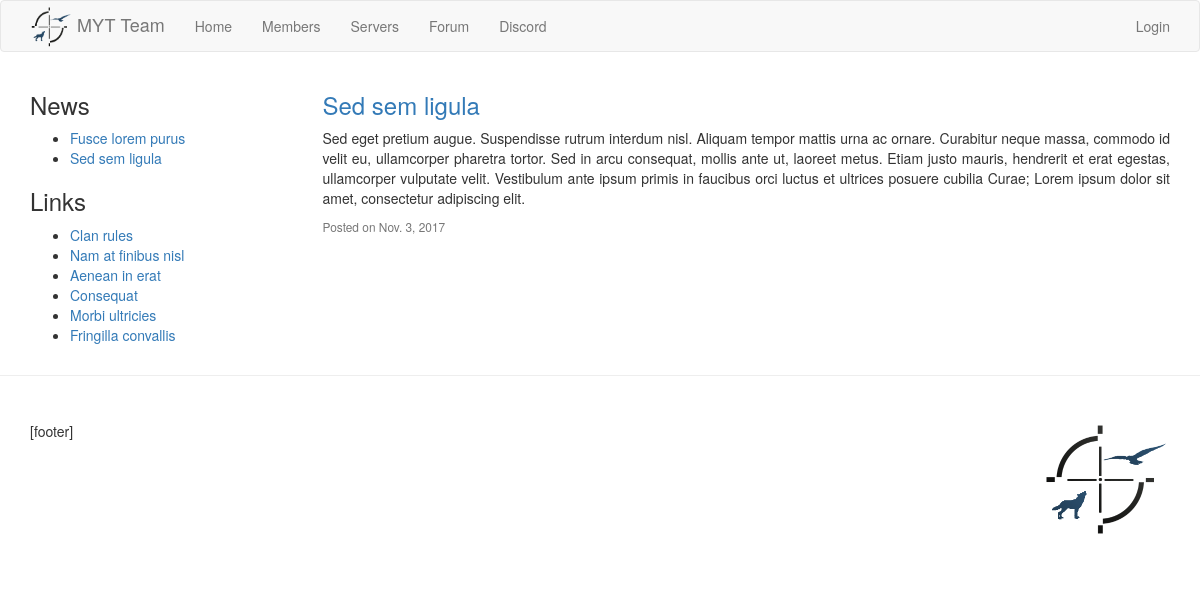
Page /news/1 on the earlier database version.
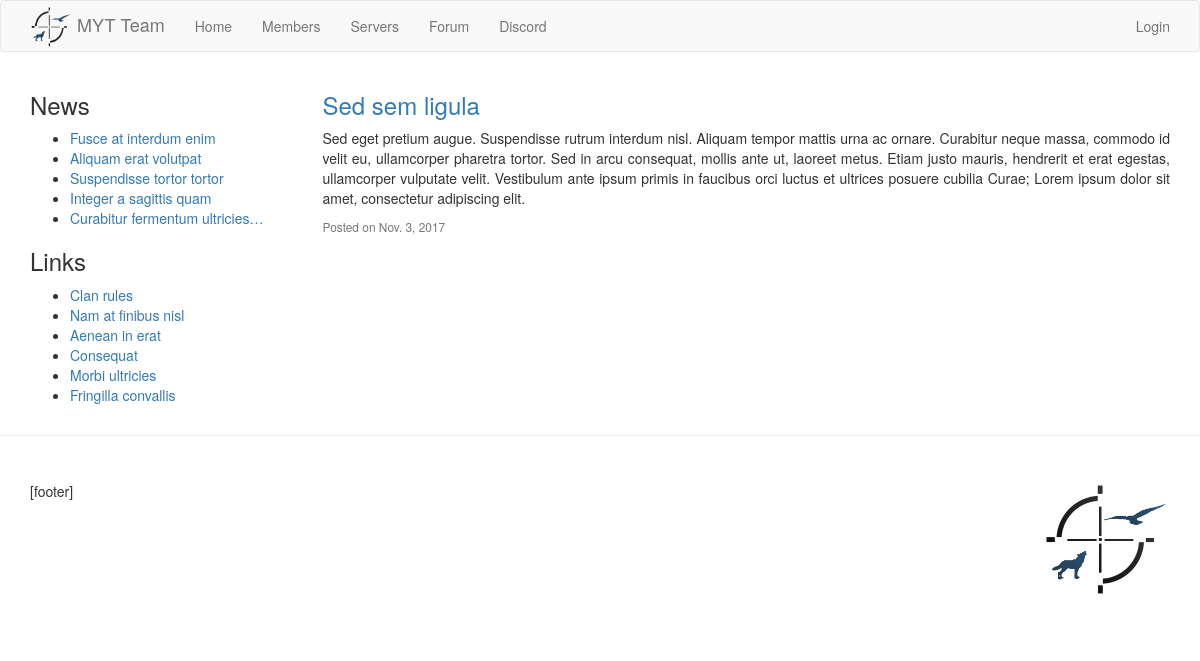
Same page on the later database version.
### homepage/models.py (models this page shows, shortened)
class News(models.Model):
	title = models.CharField(max_length=150)
	body = models.TextField()
	date_written = models.DateTimeField(auto_now_add=True)
	date_modified = models.DateTimeField(auto_now=True)
	is_sticky = models.BooleanField("pin at the top", default=False)
	is_draft = models.BooleanField("save as draft", default=False)
	objects = NewsManager()
	class Meta:
		verbose_name_plural = "news"

### homepage/views.py (the view)
# urls.py: url(r'^news/(?P<pk>\d+)$', views.news, name="news"),
def news(request, pk):
	try:
		news = News.objects.get(pk=pk)
	except News.DoesNotExist:
		raise Http404
	if not request.user.is_authenticated and news.is_draft:
		raise Http404
	return render(request, 'homepage/news.html', merge_dicts(get_common_context(), {
		'news': news,
	}))

### homepage/models.py (called while the page is built)
	def get_queryset(self, *args, **kwargs):
		return super(PlayerManager, self).get_queryset().order_by("user__username")

	def members(self):
		return self.get_queryset().filter(is_member=True)

	def new_members(self, period=30):
		return self.members().filter(date_joined__gte=timezone.now()-datetime.timedelta(days=period))

	def get_queryset(self, *args, **kwargs):
		return super(NewsManager, self).get_queryset().order_by("-is_sticky", "-date_written")

	def public(self):
		return self.get_queryset().filter(is_draft=False)

	def latest(self, count=5):
		return self.public()[:count]

	@staticmethod
	def fetch_setting(key, default=""):
		try:
			setting = Setting.objects.get(key=key)
		except Setting.DoesNotExist:
			return default
		if setting.value:
			return setting.value
		else:
			return default

### homepage/views.py (called while the page is built)
def get_common_context():
	return {
		'latest_news': News.objects.latest(),
		'new_members': Player.objects.new_members(),
		'links': Setting.fetch_setting('links', '[links]'),
		'footer': Setting.fetch_setting('footer', '[footer]'),
	}

### myt_homepage/utils.py (called while the page is built)
def merge_dicts(*dict_args):
    result = {}
    for dictionary in dict_args:
        result.update(dictionary)
    return result

### homepage/templates/homepage/news.html (shortened to what this page needs)
{% extends "homepage/base.html" %}
{% load static %}
{% block content %}
	<div class="row">
		<div class="col-md-3">
			{% include 'homepage/includes/sidebar.html' %}
		</div>
		<div class="col-md-9">
			<article>
				<header>
					<h3>
						<a href="{% url 'homepage:news' news.pk %}">{{news.title}}</a>
					</h3>
				</header>
				{{news.body|safe}}
				<footer>
					<p class="text-muted small">
						Posted on {{news.date_written|date}}
					</p>
				</footer>
			</article>
		</div>
	</div>
{% endblock %}

### homepage/templates/homepage/includes/sidebar.html (shortened to what this page needs)
{% if latest_news %}
<section>
	<h3>News</h3>
	<ul>
	{% for l_news in latest_news %}
		<li><a href="{% url 'homepage:news' l_news.pk %}">{{ l_news.title|truncatechars:30 }}</a></li>
	{% endfor %}
	</ul>
</section>
{% endif %}
{% if links %}
<section>
	<h3>Links</h3>
	{{ links|safe }}
</section>
{% endif %}

Differences in the rows shown:
no longer on this page (row edited): News: title "Fusce lorem purus"
no longer on one of the page's lists (row unchanged): News: title "Sed sem ligula"
added News: title "Fusce at interdum enim"
added News: title "Aliquam erat volutpat"
added News: title "Suspendisse tortor tortor"
added News: title "Integer a sagittis quam"
added News: title "Curabitur fermentum ultricies…"
